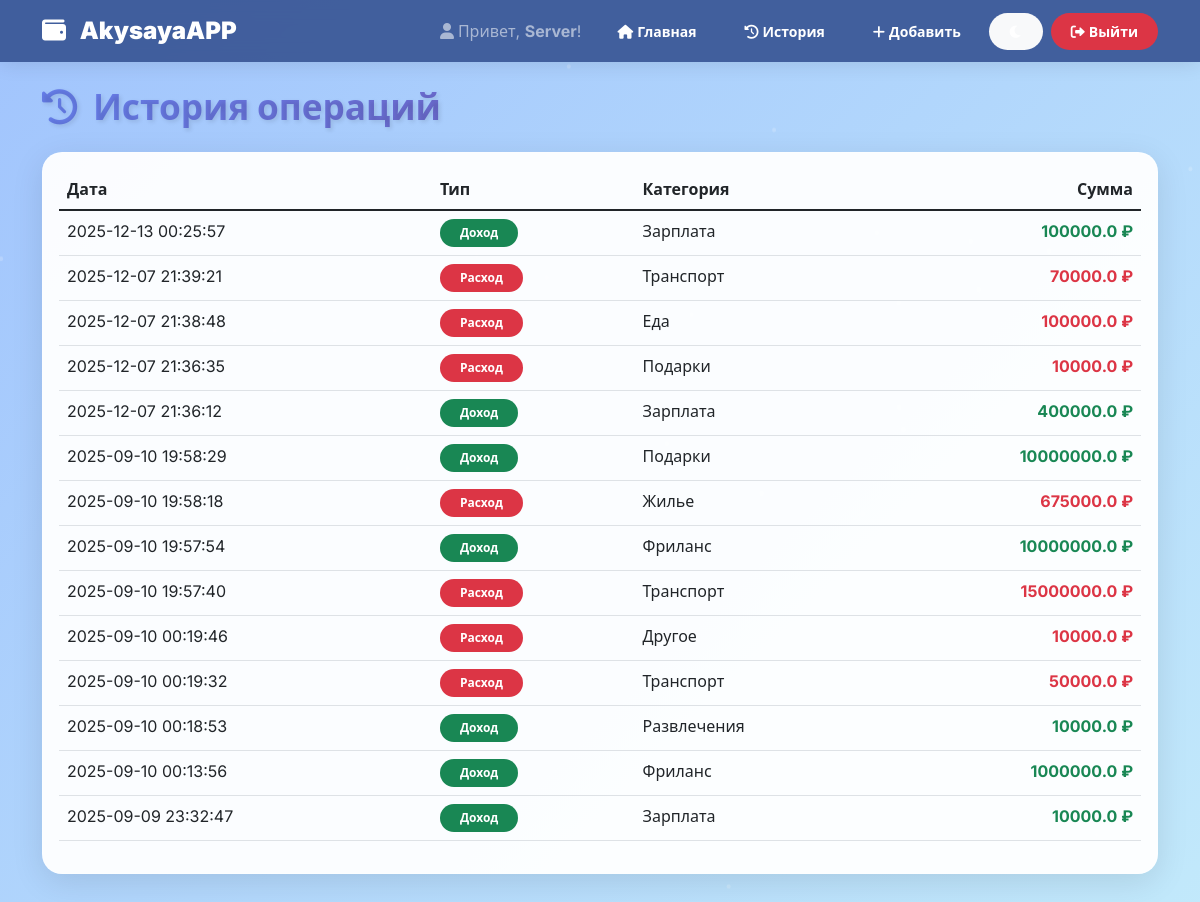
Screenshot of /history (signed in) with the database file from the repository.
### tables this page shows
CREATE TABLE transactions (
            id INTEGER PRIMARY KEY AUTOINCREMENT,
            user_id INTEGER NOT NULL,
            type TEXT NOT NULL,
            amount REAL NOT NULL,
            category TEXT NOT NULL,
            date TEXT NOT NULL,
            FOREIGN KEY (user_id) REFERENCES users (id)
        );

### app.py (the view)
@app.route('/history')
def history():
    if 'user_id' not in session:
        return redirect(url_for('login'))
    conn = get_db_connection()
    transactions = conn.execute('SELECT * FROM transactions WHERE user_id = ? ORDER BY date DESC', (session['user_id'],)).fetchall()
    conn.close()
    return render_template('history.html', transactions=transactions)

### app.py (called while the page is built)
def get_db_connection():
    conn = sqlite3.connect('database.db', check_same_thread=False)
    conn.row_factory = sqlite3.Row
    return conn

### templates/history.html (shortened to what this page needs)
{% extends "base.html" %}
{% block content %}
<div class="fade-in">
    <h2 class="gradient-text mb-4" style="font-size: 2.2rem; font-weight: 800;">
        <i class="fas fa-history me-2"></i> История операций
    </h2>
    {% if transactions %}
    <div class="card glass-card slide-in-left">
        <div class="card-body">
            <div class="table-responsive">
                <table class="table table-hover">
                    <thead>
                        <tr>
                            <th>Дата</th>
                            <th>Тип</th>
                            <th>Категория</th>
                            <th class="text-end">Сумма</th>
                        </tr>
                    </thead>
                    <tbody>
                        {% for transaction in transactions %}
                        <tr>
                            <td>{{ transaction.date }}</td>
                            <td>
                                {% if transaction.type == 'income' %}
                                    <span class="badge bg-success btn-oval">Доход</span>
                                {% else %}
                                    <span class="badge bg-danger btn-oval">Расход</span>
                                {% endif %}
                            </td>
                            <td>{{ transaction.category }}</td>
                            <td class="text-end {{ 'text-success' if transaction.type == 'income' else 'text-danger' }}">
                                <strong>{{ transaction.amount }} ₽</strong>
                            </td>
                        </tr>
                        {% endfor %}
                    </tbody>
                </table>
            </div>
        </div>
    </div>
    {% endif %}
</div>
{% endblock %}

### templates/base.html (shortened to what this page needs)
<!DOCTYPE html>
<html lang="ru">
<head>
    <link href="https://cdn.jsdelivr.net/npm/bootstrap@5.1.3/dist/css/bootstrap.min.css" rel="stylesheet">
    <link rel="stylesheet" href="https://cdnjs.cloudflare.com/ajax/libs/font-awesome/6.0.0/css/all.min.css">
    <link rel="stylesheet" href="{{ url_for('static', filename='style.css') }}">
</head>
<body class="page-transition">
    <div id="particles-js"></div>
    {% if session.user_id %}
    <nav class="navbar navbar-expand-lg navbar-dark navbar-glass">
        <div class="container">
            <a class="navbar-brand" href="{{ url_for('index') }}">
                <i class="fas fa-wallet me-2 icon-pulse"></i>
                <strong>AkysayaAPP</strong>
            </a>
            <div class="navbar-nav ms-auto align-items-center">
                <span class="navbar-text me-3">
                    <i class="fas fa-user me-1"></i>Привет, <strong>{{ session.username }}</strong>!
                </span>
                <a class="nav-link btn-oval btn-outline-light btn-sm me-2" href="{{ url_for('index') }}">
                    <i class="fas fa-home me-1"></i>Главная
                </a>
                <a class="nav-link btn-oval btn-outline-light btn-sm me-2" href="{{ url_for('history') }}">
                    <i class="fas fa-history me-1"></i>История
                </a>
                <a class="nav-link btn-oval btn-outline-light btn-sm me-2" href="{{ url_for('add_transaction') }}">
                    <i class="fas fa-plus me-1"></i>Добавить
                </a>
                <button class="btn btn-oval btn-light btn-sm me-2" onclick="toggleDarkMode()">
                    <i class="fas fa-moon"></i>
                </button>
                <a class="nav-link btn-oval btn-danger btn-sm" href="{{ url_for('logout') }}">
                    <i class="fas fa-sign-out-alt me-1"></i>Выйти
                </a>
            </div>
        </div>
    </nav>
    {% endif %}
    <div class="container mt-4">
        {% block content %}{% endblock %}
    </div>
</body>
</html>

### static/style.css (style rules this page uses)
:root { --text-primary: #1f2937; --text-secondary: #4b5563; --card-bg: rgba(255, 255, 255, 0.95); }
* { margin: 0; padding: 0; box-sizing: border-box; -webkit-font-smoothing: antialiased; -moz-osx-font-smoothing: grayscale; }
body { font-family: 'Inter', 'Segoe UI', sans-serif; min-height: 100vh; padding-bottom: 50px; overflow-x: hidden; }
#particles-js { position: fixed; width: 100%; height: 100%; top: 0; left: 0; z-index: -2; pointer-events: none; }
body.theme-day { background: linear-gradient(135deg, #a1c4fd 0%, #c2e9fb 100%); }
.navbar-glass { background: rgba(59, 89, 152, 0.85) !important; backdrop-filter: blur(10px); box-shadow: 0 2px 20px rgba(0, 0, 0, 0.1); z-index: 1000; transition: all 0.3s ease; }
.navbar-brand { color: #ffffff !important; font-weight: bold; font-size: 1.5rem; }
.navbar-nav .nav-link { color: #ffffff !important; font-weight: 500; }
.navbar-nav .btn { color: #ffffff; border-color: #ffffff; }
.btn-oval { border-radius: 25px !important; transition: all 0.3s ease !important; border: none !important; font-weight: 600 !important; padding: 8px 20px !important; }
.glass-card { background: var(--card-bg); color: var(--text-primary); backdrop-filter: blur(10px) !important; border: 1px solid rgba(255, 255, 255, 0.2) !important; border-radius: 20px !important; box-shadow: 0 8px 32px rgba(0, 0, 0, 0.1) !important; transition: all 0.3s cubic-bezier(0.175, 0.885, 0.32, 1.275) !important; transform-origin: center !important; overflow: hidden !important; will-change: transform, box-shadow; }
.fade-in { opacity: 0; transform: translateY(20px); animation: fadeInUp 0.6s cubic-bezier(0.175, 0.885, 0.32, 1.275) forwards; }
.page-transition { animation: pageFadeIn 0.4s ease-out; }
.gradient-text { background: linear-gradient(90deg, #667eea, #764ba2); -webkit-background-clip: text; -webkit-text-fill-color: transparent; background-clip: text; font-weight: 800 !important; text-shadow: 2px 2px 4px rgba(0, 0, 0, 0.1); }
.slide-in-left { animation: slideInLeft 0.6s ease-out forwards; }

### templates/base.html (style rules this page uses)
:root { --primary-color: #667eea; --secondary-color: #764ba2; --success-color: #28a745; --danger-color: #dc3545; --warning-color: #ffc107; --info-color: #17a2b8; }

### rows the page displays
transactions: type "Доход"
transactions: type "Расход"
transactions: type "Расход"
transactions: type "Расход"
transactions: type "Доход"
transactions: type "Доход"
transactions: type "Расход"
transactions: type "Доход"
transactions: type "Расход"
transactions: type "Расход"
transactions: type "Расход"
transactions: type "Доход"
transactions: type "Доход"
transactions: type "Доход"

### other values shown
{{ session.username }} "Server"
